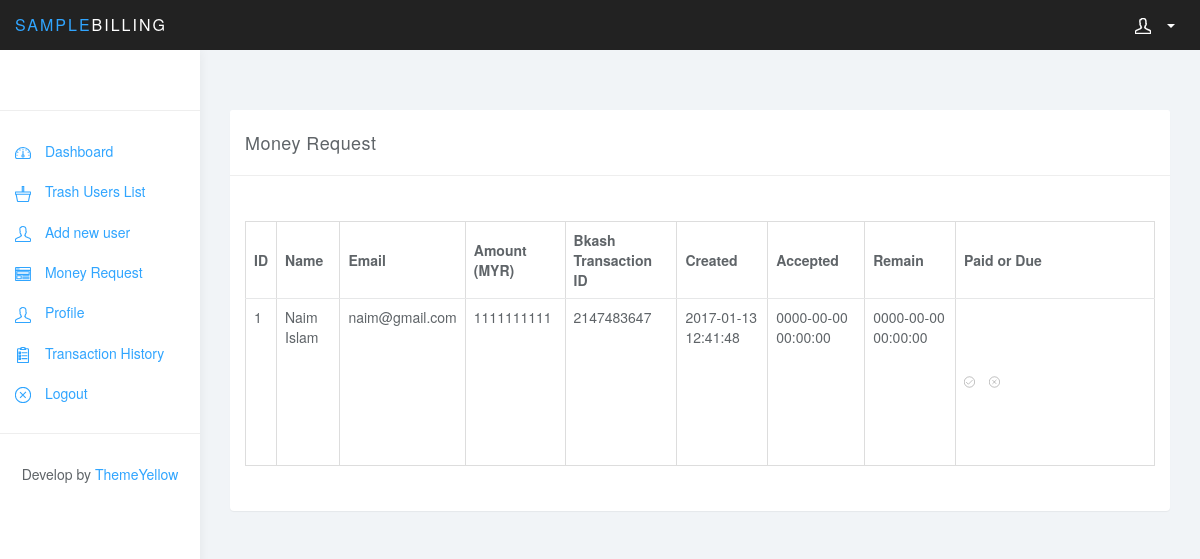
Screenshot of /views/money-request.php?id=587537ab98cd9 (signed in) with the database file from the repository.
### tables this page shows
CREATE TABLE `transaction_table` (
  `id` int(11) NOT NULL,
  `user_id` int(11) NOT NULL,
  `unique_id` varchar(255) NOT NULL,
  `amount` int(255) NOT NULL,
  `bkasht_id` int(255) NOT NULL,
  `is_accept` int(11) NOT NULL,
  `is_new` int(11) NOT NULL,
  `created` datetime NOT NULL,
  `accepted` datetime NOT NULL,
  `remain` datetime NOT NULL
);

CREATE TABLE `user_table` (
  `id` int(11) NOT NULL,
  `unique_id` varchar(255) NOT NULL,
  `name` varchar(255) NOT NULL,
  `password` varchar(255) NOT NULL,
  `email` varchar(255) NOT NULL,
  `phone` varchar(255) NOT NULL,
  `fb_profile_url` varchar(255) NOT NULL,
  `is_admin` int(11) NOT NULL,
  `is_delete` int(11) NOT NULL,
  `created` datetime NOT NULL,
  `modified` datetime NOT NULL,
  `restore` datetime NOT NULL,
  `deleted` datetime NOT NULL
);

### src/SampleBilling.php (called while the page is built, shortened)
<?php
class SampleBilling
{
    public $data;
    public $con;
    public function __construct()
    {
        $this->con = new PDO('mysql:host=localhost;dbname=SampleBilling', "root", "");
    }
    public function moneyRequest()
    {
        try {
            $qur = "SELECT user_table.id,transaction_table.user_id, user_table.name, user_table.email, transaction_table.unique_id,transaction_table.amount, transaction_table.bkasht_id,transaction_table.is_accept,transaction_table.created,transaction_table.accepted,transaction_table.remain FROM user_table LEFT JOIN transaction_table ON user_table.id = transaction_table.user_id WHERE is_new = '0' ORDER BY transaction_table.id DESC";
            $query = $this->con->prepare($qur);
            $query->execute();
            while ($row = $query->fetch(PDO::FETCH_ASSOC)) {
                $this->data[] = $row;
            }
            return $this->data;
        } catch (PDOException $e) {
            echo 'Error: ' . $e->getMessage();
        }
    }
}

### views/money-request.php (the view, shortened to what this page needs)
<?
include_once "../src/SampleBilling.php";
$obj = new SampleBilling();
$obj->loginCheck();
$allData = $obj->moneyRequest();
include_once "header.php";
include_once "navbar.php";
include_once "sidebar.php";
?>
<div class="col-sm-9 col-sm-offset-3 col-lg-10 col-lg-offset-2 main">
    <div class="row mtb60">
        <div class="col-lg-12">
            <div class="panel panel-default">
                <div class="panel-heading">Money Request</div>
                <div class="panel-body">
                    <div class="row">
                        <div class="col-md-12">
                            <div class="table-responsive mtb30">
                                <table class="table table-bordered table-hover">
                                    <thead>
                                    <tr>
                                        <th>ID</th>
                                        <th>Name</th>
                                        <th>Email</th>
                                        <th>Amount (MYR)</th>
                                        <th>Bkash Transaction ID</th>
                                        <th>Created</th>
                                        <th>Accepted</th>
                                        <th>Remain</th>
                                        <th>Paid or Due</th>
                                    </tr>
                                    </thead>
                                    <tbody>
                                    <?
                                    if (isset($allData) && !empty($allData)){
                                        $serial = 1;
                                    foreach ($allData as $onedata) {
                                        ?>
                                        <tr>
                                            <td><?php echo $serial++; ?></td>
                                            <td><?php echo $onedata['name'] ?></td>
                                            <td><?php echo $onedata['email'] ?></td>
                                            <td><?php echo $onedata['amount'] ?></td>
                                            <td><?php echo $onedata['bkasht_id'] ?></td>
                                            <td><?php echo $onedata['created'] ?></td>
                                            <td><?php echo $onedata['accepted'] ?></td>
                                            <td><?php echo $onedata['remain'] ?></td>
                                            <td>
                                                    <a href="request-accept.php?accept_id=1&new_id=1&id=<? echo $onedata['unique_id']; ?>" data-toggle="tooltip" data-placement="top" title="Paid">
                                                        <svg class="ticon glyph stroked checkmark"><use xlink:href="#stroked-checkmark"></use></svg>
                                                    </a>
                                                    <a href="request-accept.php?accept_id=0&new_id=1&id=<? echo $onedata['unique_id']; ?>" data-toggle="tooltip" data-placement="top" title="Due">
                                                        <svg class="ticon glyph stroked cancel"><use xlink:href="#stroked-cancel"></use></svg>
                                                    </a>
                                        </tr>
                                    <?php } } else { ?>
                                        <td colspan="9" class="text-center"><strong>No Available Data</strong></td>
                                    <? } ?>
                                    </tbody>
                                </table>
                            </div>
                        </div>
                    </div>
                </div>
            </div>
        </div>
    </div>
</div>
<?
include_once "footer.php"
?>

### views/css/styles.css (style rules this page uses)
body { background: #f1f4f7; padding-top: 50px; color: #5f6468; }
a, a:hover, a:focus { color: #30a5ff; }
.panel { border: 0; }
.panel-heading { font-size: 18px; font-weight: 300; letter-spacing: 0.025em; height: 66px; line-height: 45px; }
.panel-default .panel-heading { background: #fff; border-bottom: 1px solid #eee; color: #5f6468; }
.table { background: #fff; }
.table>thead>tr>th { border-bottom: 1px solid #e6e7e8; vertical-align: middle; height: 50px; }

### views/css/custom.css (style rules this page uses)
a, a:hover, a:focus { text-decoration: none; }
.mtb60 { margin: 60px 0; }
.mtb30 { margin: 30px 0; }
.table .ticon { width: 6%; height: 22%;; margin-right: 10px; color: #000; }

### rows the page displays
transaction_table: user.name "Naim Islam", user.email "naim@gmail.com", amount "1111111111", bkasht "2147483647", created "2017-01-13 12:41:48", accepted "0000-00-00 00:00:00", remain "0000-00-00 00:00:00"
